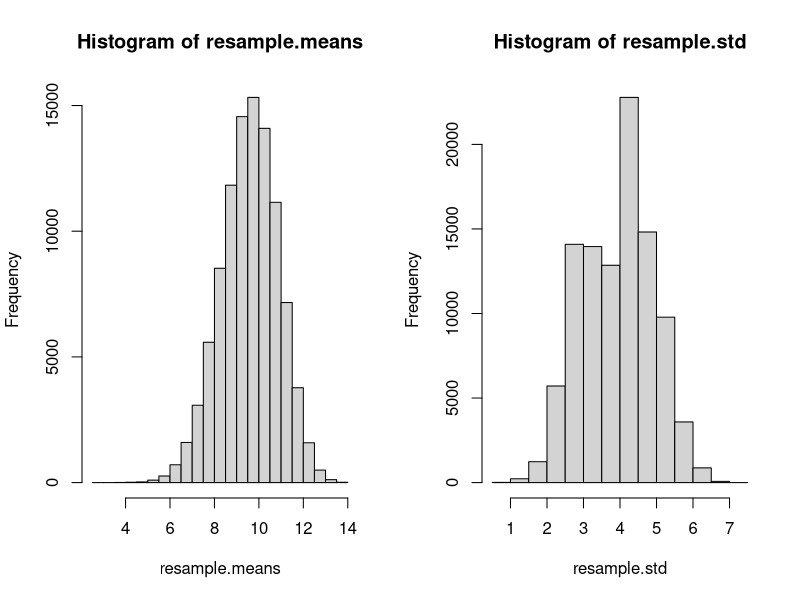

Recreate this plot in R.
# Try bootstrapping on small sample from normal distribution.

mean <- 10
sd <- 5
n <- 10
sample <- rnorm(n = n, mean = mean, sd = sd)

# Resampling.
N <- 100000
resample.means <- rep(0, N)
resample.std <- rep(0, N)
for (i in 1:N){
  # Bootstrap methods of resampling. 
  new.sample <- sample(sample, n, replace = TRUE)
  resample.means[i] <- mean(new.sample)
  resample.std[i] <- sqrt(var(new.sample))
}

par(mfrow=c(1,2))
hist(resample.means)
hist(resample.std)
mean(resample.means) # Find mean of all resampled means. 
mean(resample.std) # Find mean of all resampled std.

# Seems to work pretty well! If the mean of original distribution is unknown, 
# it can be approximated by the mean of resampled means (also get a feeling from the histogram).
# Could/should also find/plot confidence interval. 